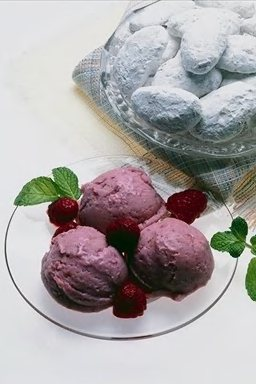
%> input picture Ex1/task2/c_1.jpg, 256 x 384 px; its folder holds only this picture in this run
$ octave Ex1_batch.m   (GNU Octave 9; MATLAB toolbox functions it lacks are replaced by stand-ins)
%> lines starting %> are read from the running program, lines starting %| are printed output that depends on the picture
close all,
clear all,
clc,

% function Ex1_batch
    imgFiles = dir('C:\Users\Z RY\Documents\TUT\Introduction to Image and Video Processing\Ex1\task2\*.jpg');  % the folder in which ur images exists
    for i = 1 : length(imgFiles)
        filename = strcat('C:\Users\Z RY\Documents\TUT\Introduction to Image and Video Processing\Ex1\task2\',imgFiles(i).name);
        I = imread(filename);
%> I is the input picture: size 384x256x3 uint8; mean R, G, B 171.3, 166.5, 167
        Out = Process(I);
        figure, imshow(Out);
        name = num2str(imgFiles(i).name(1:3));
        imwrite(I, [name, '.bmp'])
    end
% end

function Output = Process(I)
    I_scale = imresize(I, 0.75);
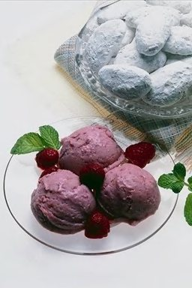
%> I_scale: size 288x192x3 uint8; mean R, G, B 171.3, 166.5, 167
    I_rightHalf = I_scale(:,1:size(I_scale,2)/2,:);
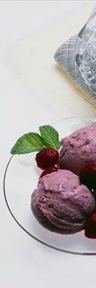
%> I_rightHalf: size 288x96x3 uint8; mean R, G, B 186.4, 180.4, 180.9
    I_flip = fliplr(I_rightHalf);
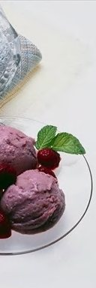
%> I_flip: size 288x96x3 uint8; mean R, G, B 186.4, 180.4, 180.9; mean of the top-left, top-right, bottom-left and bottom-right quarters 193.6, 220, 123.4, 193.3
    I_rotate = imrotate(I_flip, 90);
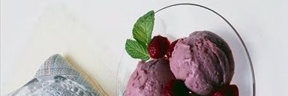
%> I_rotate: size 96x288x3 uint8; mean R, G, B 186.4, 180.4, 180.9; mean of the top-left, top-right, bottom-left and bottom-right quarters 220, 193.3, 193.6, 123.4
    Output = I_rotate;
end

$ run again, on Ex1/task2/c_5.jpg
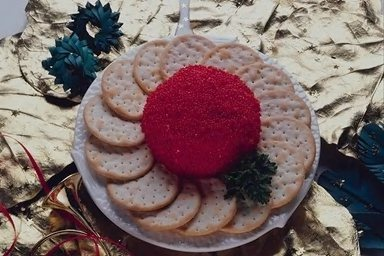
%> input picture Ex1/task2/c_5.jpg, 384 x 256 px
%> I is the input picture: size 256x384x3 uint8; mean R, G, B 123.9, 103.3, 102.2
%> in Process, `I_flip = fliplr(I_rightHalf);`:
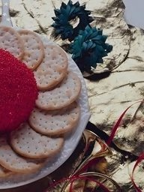
%> I_flip: size 192x144x3 uint8; mean R, G, B 125.4, 105, 103.4; mean of the top-left, top-right, bottom-left and bottom-right quarters 124.2, 127.4, 87.9, 105.4
%> in Process, `I_rotate = imrotate(I_flip, 90);`:
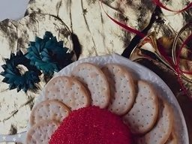
%> I_rotate: size 144x192x3 uint8; mean R, G, B 125.4, 105, 103.4; mean of the top-left, top-right, bottom-left and bottom-right quarters 127.4, 105.4, 124.2, 87.9

$ run again, on Ex1/task2/c_6.jpg
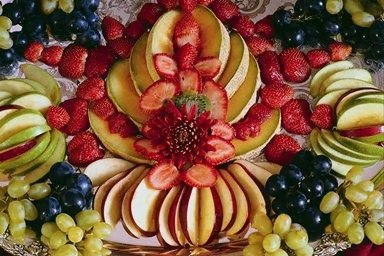
%> input picture Ex1/task2/c_6.jpg, 384 x 256 px
%> I is the input picture: size 256x384x3 uint8; mean R, G, B 126.8, 84.7, 56.6
%> in Process, `I_flip = fliplr(I_rightHalf);`:
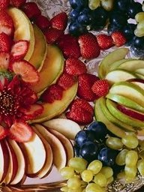
%> I_flip: size 192x144x3 uint8; mean R, G, B 127.1, 84.1, 58; mean of the top-left, top-right, bottom-left and bottom-right quarters 81.9, 81.2, 107, 88.7
%> in Process, `I_rotate = imrotate(I_flip, 90);`:
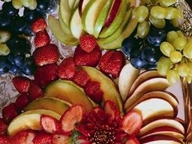
%> I_rotate: size 144x192x3 uint8; mean R, G, B 127.1, 84.1, 58; mean of the top-left, top-right, bottom-left and bottom-right quarters 81.2, 88.7, 81.9, 107

$ run again, on Ex1/task2/c_2.jpg
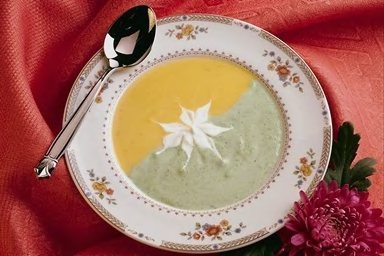
%> input picture Ex1/task2/c_2.jpg, 384 x 256 px
%> I is the input picture: size 256x384x3 uint8; mean R, G, B 165.6, 109.1, 96.7
%> in Process, `I_flip = fliplr(I_rightHalf);`:
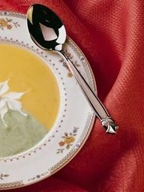
%> I_flip: size 192x144x3 uint8; mean R, G, B 161.9, 100.3, 87.7; mean of the top-left, top-right, bottom-left and bottom-right quarters 135.1, 86.9, 161.1, 83.6
%> in Process, `I_rotate = imrotate(I_flip, 90);`:
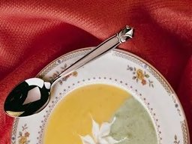
%> I_rotate: size 144x192x3 uint8; mean R, G, B 161.9, 100.3, 87.7; mean of the top-left, top-right, bottom-left and bottom-right quarters 86.9, 83.6, 135.1, 161.1

$ run again, on Ex1/task2/c_3.jpg
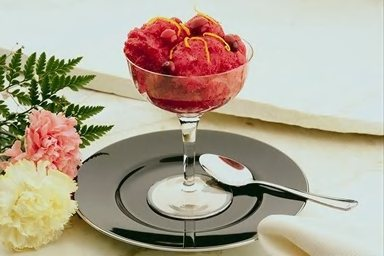
%> input picture Ex1/task2/c_3.jpg, 384 x 256 px
%> I is the input picture: size 256x384x3 uint8; mean R, G, B 177.1, 166.4, 148.4
%> in Process, `I_rotate = imrotate(I_flip, 90);`:
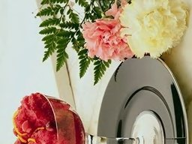
%> I_rotate: size 144x192x3 uint8; mean R, G, B 166.4, 151.9, 128.8; mean of the top-left, top-right, bottom-left and bottom-right quarters 163.3, 157.2, 157, 118.6
